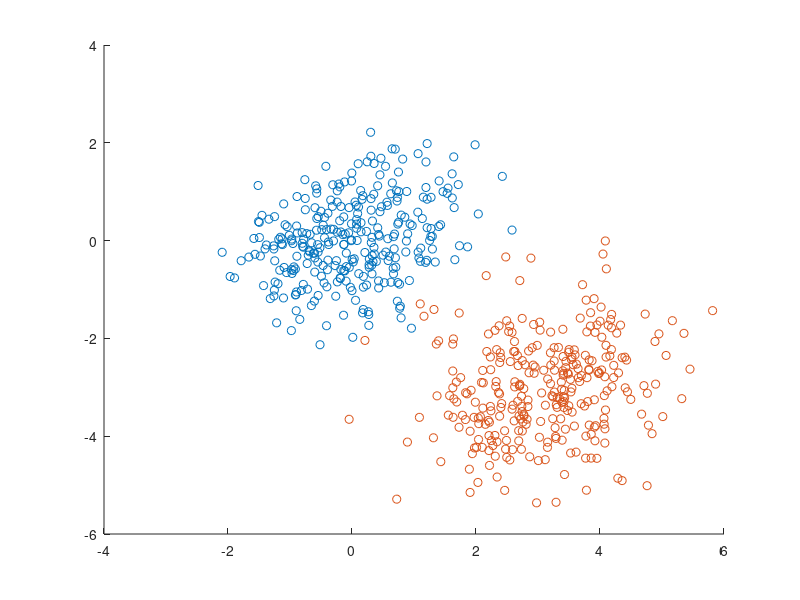

The MATLAB source for this figure:
% Gaussian mean and covariance
d = 2;             % number of dimensions
num = 300;

% generate 100 samples
mean = [0, 0];
sigma = [0.1 0.9; 0.9 0.1];
sigma = sigma * sigma';
X1 = mvnrnd(mean, sigma, num);

% plot samples
scatter(X1(:,1), X1(:,2), 'o');

hold on;

% generate 100 samples
mean = [3, -3];
sigma = [0.1 0.98; 0.98 0.1];
sigma = sigma * sigma';
X1 = mvnrnd(mean, sigma, num);

% plot samples
scatter(X1(:,1), X1(:,2), 'o');

hold off;